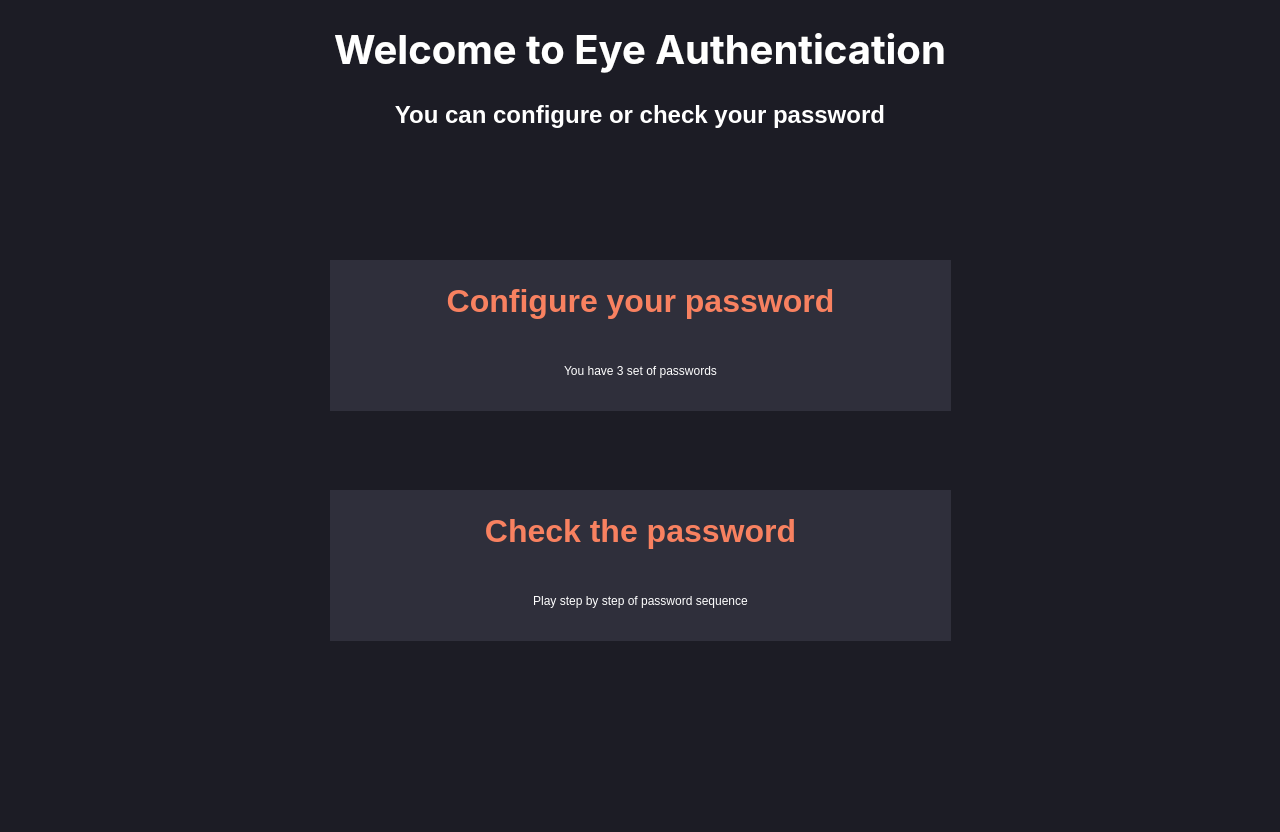
<?xml version="1.0" encoding="UTF-8"?>
<ui version="4.0">
 <class>MainWindow</class>
 <widget class="QMainWindow" name="MainWindow">
  <property name="geometry">
   <rect>
    <x>0</x>
    <y>0</y>
    <width>1280</width>
    <height>832</height>
   </rect>
  </property>
  <property name="windowTitle">
   <string>MainWindow</string>
  </property>
  <property name="styleSheet">
   <string notr="true">background-color: rgb(28, 28, 37);
font: 16pt &quot;Inter&quot;;
color: rgb(255, 255, 255);</string>
  </property>
  <widget class="QWidget" name="centralwidget">
   <widget class="QLabel" name="title">
    <property name="geometry">
     <rect>
      <x>0</x>
      <y>23</y>
      <width>1280</width>
      <height>52</height>
     </rect>
    </property>
    <property name="font">
     <font>
      <family>Inter</family>
      <pointsize>-1</pointsize>
      <italic>false</italic>
      <bold>true</bold>
     </font>
    </property>
    <property name="styleSheet">
     <string notr="true">font-weight: 600;
font-size: 40px;
line-height: 130%;
text-align: center;
letter-spacing: 0.01em;

</string>
    </property>
    <property name="text">
     <string>Welcome to Eye Authentication</string>
    </property>
    <property name="alignment">
     <set>Qt::AlignCenter</set>
    </property>
   </widget>
   <widget class="QLabel" name="instruction">
    <property name="geometry">
     <rect>
      <x>0</x>
      <y>98</y>
      <width>1280</width>
      <height>34</height>
     </rect>
    </property>
    <property name="styleSheet">
     <string notr="true">font-weight: 600;
font-size: 24px;
line-height: 140%;
text-align: center;
letter-spacing: 0.01em;
</string>
    </property>
    <property name="text">
     <string>You can configure or check your password</string>
    </property>
    <property name="alignment">
     <set>Qt::AlignCenter</set>
    </property>
   </widget>
   <widget class="QWidget" name="configure_btn" native="true">
    <property name="geometry">
     <rect>
      <x>330</x>
      <y>260</y>
      <width>621</width>
      <height>151</height>
     </rect>
    </property>
    <property name="cursor">
     <cursorShape>PointingHandCursor</cursorShape>
    </property>
    <property name="autoFillBackground">
     <bool>false</bool>
    </property>
    <property name="styleSheet">
     <string notr="true">background: #2F2F3B;</string>
    </property>
    <widget class="QLabel" name="configure_button_text_example">
     <property name="geometry">
      <rect>
       <x>0</x>
       <y>90</y>
       <width>621</width>
       <height>41</height>
      </rect>
     </property>
     <property name="text">
      <string>You have 3 set of passwords</string>
     </property>
     <property name="alignment">
      <set>Qt::AlignCenter</set>
     </property>
    </widget>
    <widget class="QLabel" name="configure_button_text">
     <property name="geometry">
      <rect>
       <x>0</x>
       <y>0</y>
       <width>621</width>
       <height>82</height>
      </rect>
     </property>
     <property name="styleSheet">
      <string notr="true">
            font-weight: 600;
            font-size: 32px;
            line-height: 140%;
            text-align: center;
            letter-spacing: 0.01em;
            color: #F88160;
            </string>
     </property>
     <property name="text">
      <string>Configure your password</string>
     </property>
     <property name="alignment">
      <set>Qt::AlignCenter</set>
     </property>
    </widget>
   </widget>
   <widget class="QWidget" name="password_btn" native="true">
    <property name="geometry">
     <rect>
      <x>330</x>
      <y>490</y>
      <width>621</width>
      <height>151</height>
     </rect>
    </property>
    <property name="cursor">
     <cursorShape>PointingHandCursor</cursorShape>
    </property>
    <property name="styleSheet">
     <string notr="true">background: #2F2F3B;</string>
    </property>
    <widget class="QLabel" name="password_button_text_example">
     <property name="geometry">
      <rect>
       <x>0</x>
       <y>90</y>
       <width>621</width>
       <height>41</height>
      </rect>
     </property>
     <property name="text">
      <string>Play step by step of password sequence</string>
     </property>
     <property name="alignment">
      <set>Qt::AlignCenter</set>
     </property>
    </widget>
    <widget class="QLabel" name="password_button_text">
     <property name="geometry">
      <rect>
       <x>0</x>
       <y>0</y>
       <width>621</width>
       <height>82</height>
      </rect>
     </property>
     <property name="styleSheet">
      <string notr="true">
            font-weight: 600;
            font-size: 32px;
            line-height: 140%;
            text-align: center;
            letter-spacing: 0.01em;
            color: #F88160;
            </string>
     </property>
     <property name="text">
      <string>Check the password</string>
     </property>
     <property name="alignment">
      <set>Qt::AlignCenter</set>
     </property>
    </widget>
   </widget>
  </widget>
 </widget>
 <resources/>
 <connections/>
</ui>
